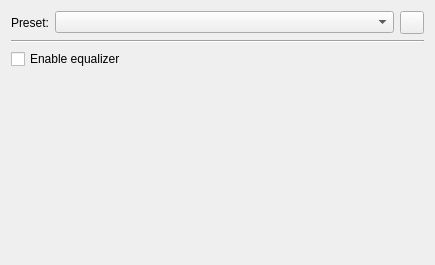
<?xml version="1.0" encoding="UTF-8"?>
<ui version="4.0">
 <class>Equalizer</class>
 <widget class="QDialog" name="Equalizer">
  <property name="geometry">
   <rect>
    <x>0</x>
    <y>0</y>
    <width>435</width>
    <height>265</height>
   </rect>
  </property>
  <property name="windowTitle">
   <string>Equalizer</string>
  </property>
  <layout class="QVBoxLayout" name="verticalLayout">
   <item>
    <layout class="QHBoxLayout" name="horizontalLayout">
     <item>
      <widget class="QLabel" name="label">
       <property name="text">
        <string>Preset:</string>
       </property>
      </widget>
     </item>
     <item>
      <widget class="QComboBox" name="preset">
       <property name="sizePolicy">
        <sizepolicy hsizetype="Expanding" vsizetype="Fixed">
         <horstretch>0</horstretch>
         <verstretch>0</verstretch>
        </sizepolicy>
       </property>
      </widget>
     </item>
     <item>
      <widget class="QToolButton" name="preset_add">
       <property name="icon">
        <iconset resource="../data/data.qrc">
         <normaloff>:/list-add.png</normaloff>:/list-add.png</iconset>
       </property>
       <property name="iconSize">
        <size>
         <width>16</width>
         <height>16</height>
        </size>
       </property>
      </widget>
     </item>
    </layout>
   </item>
   <item>
    <widget class="Line" name="line">
     <property name="orientation">
      <enum>Qt::Horizontal</enum>
     </property>
    </widget>
   </item>
   <item>
    <widget class="QCheckBox" name="enable">
     <property name="text">
      <string>Enable equalizer</string>
     </property>
    </widget>
   </item>
   <item>
    <widget class="QWidget" name="slider_container" native="true">
     <property name="enabled">
      <bool>false</bool>
     </property>
     <property name="sizePolicy">
      <sizepolicy hsizetype="Preferred" vsizetype="Expanding">
       <horstretch>0</horstretch>
       <verstretch>0</verstretch>
      </sizepolicy>
     </property>
     <layout class="QHBoxLayout" name="horizontalLayout_2"/>
    </widget>
   </item>
  </layout>
 </widget>
 <tabstops>
  <tabstop>preset</tabstop>
  <tabstop>preset_add</tabstop>
 </tabstops>
 <resources>
  <include location="../data/data.qrc"/>
 </resources>
 <connections/>
</ui>
